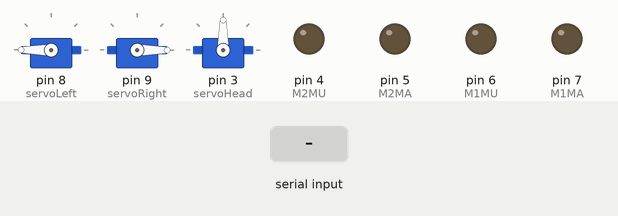
This sketch was run on a simulated Arduino Uno, built with avr-gcc and run on an emulated ATmega328P. On the bench: 3 × servo, output pins drawn as LEDs (lit = HIGH). The test bench sets the inputs (shaded band).

Above: at 1.2 s.
1.3 s: "1" received over the second serial link
At 1.7 s:
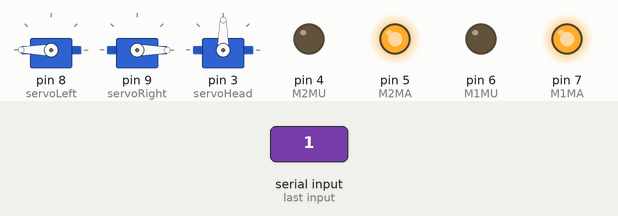
2.8 s: "4" received over the second serial link
At 4.0 s:
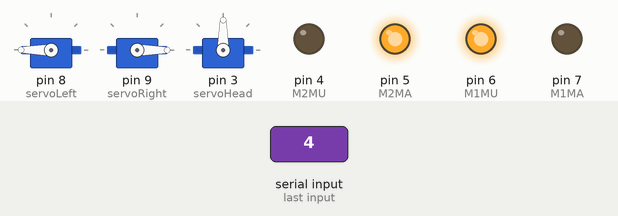
4.3 s: "3" received over the second serial link
At 5.5 s:
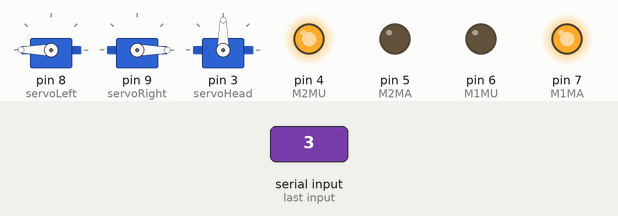
5.8 s: "2" received over the second serial link
At 6.6 s:
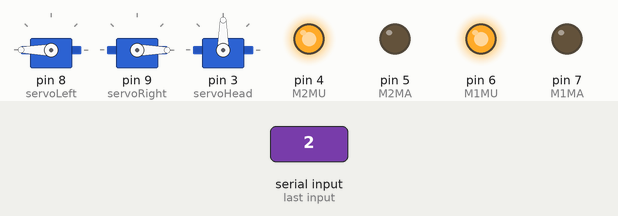
7.3 s: "5" received over the second serial link
At 8.5 s:
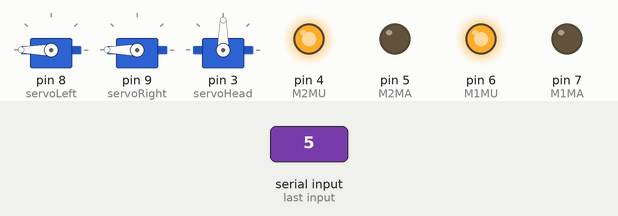
8.8 s: "0" received over the second serial link
At 9.8 s:
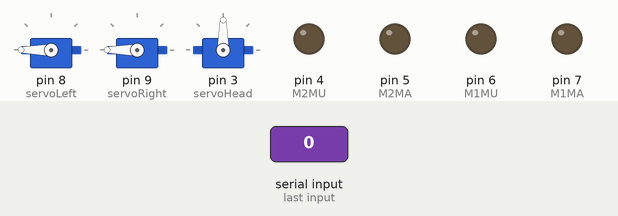
Timing chart, 0 to 11.3 s (numbered marks = the images above; inputs shaded):
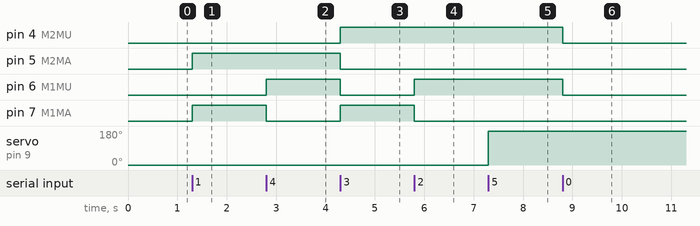

Measured:
- after the input at 1.3 s, pin 5 (M2MA), pin 7 (M1MA): LOW → HIGH at once
- after the input at 2.8 s, pin 6 (M1MU): LOW → HIGH at once; pin 7 (M1MA): HIGH → LOW at once
- after the input at 4.3 s, pin 4 (M2MU), pin 7 (M1MA): LOW → HIGH at once; pin 5 (M2MA), pin 6 (M1MU): HIGH → LOW at once
- after the input at 5.8 s, pin 6 (M1MU): LOW → HIGH at once; pin 7 (M1MA): HIGH → LOW at once
- after the input at 7.3 s, servo on pin 9 (servoRight): 0° → 180° at once
- after the input at 8.8 s, pin 4 (M2MU), pin 6 (M1MU): HIGH → LOW at once

The sketch:

MOBIL_ANDROID.ino
```cpp
#include <SoftwareSerial.h>
#include <Servo.h>

SoftwareSerial bluetooth(11,10);
Servo servoLeft;
Servo servoRight;
Servo servoHead;

int M1MA = 7;
int M1MU = 6;
int M2MA = 5;
int M2MU = 4;
void setup() {
  // put your setup code here, to run once:
Serial.begin(9600);
bluetooth.begin(9600);
servoLeft.attach(8);
servoRight.attach(9);
servoHead.attach(3);
 servoLeft.write(180);
 servoRight.write(0);
 servoHead.write(90);
pinMode (4,OUTPUT) ;
pinMode (5,OUTPUT) ;
pinMode (6,OUTPUT) ;
pinMode (7,OUTPUT) ;
}

void loop(){
  //iniserial();
 // inibluetooth();
  if (bluetooth.available()>0){
  char data=bluetooth.read();
  if (data=='1'){
  maju();
 //bluetooth.println("maju");

}else if(data=='4'){
  belokkanan();
   // bluetooth.println("belok kanan");
}else if(data=='3'){
  belokkiri();
  bluetooth.println("belok kiri");
}else if(data=='2'){
  mundur();
 bluetooth.println("mundur");
}else if(data=='0'){
  berhenti();
}else if(data=='5'){
  tangankanannaik();
}else if(data=='6'){
  tangankananturun();
}else if(data=='7'){
  tangankirinaik();
}else if(data=='8'){
  tangankiriturun();
}else if(data='a'){
  tangankanannaik();
  tangankirinaik();
}else if(data='b'){
  tangankananturun();
  tangankiriturun();
}else if(data='c'){
  maju();
  delay(1000);
  berhenti();
}else if(data='d'){
  mundur();
  delay(1000);
  berhenti();
}else if(data='e'){
  belokkanan();
  delay(500);
  berhenti();
 }else if(data='f'){
 belokkiri();
 delay(500);
 berhenti();
}else if(data=='g'){
  kepalakekanan();
}else if(data=='h'){
  kepalakekiri();
}else if(data=='i'){
  kepalaketengah();
}
}
}

void inibluetooth() {
  // put your main code here, to run repeatedly:


}
void iniserial() {
  // put your main code here, to run repeatedly:

 if (Serial.available()>0){
  char data=Serial.read();
  if (data=='1'){
  maju();
 //  bluetooth.println("maju");
}else if(data=='4'){
  belokkanan();

}else if(data=='3'){
  belokkiri();

}else if(data=='2'){
  mundur();

}else if(data=='0'){
  berhenti();
}else if(data=='5'){
  tangankanannaik();
}else if(data=='6'){
  tangankananturun();
}else if(data=='7'){
  tangankirinaik();
}else if(data=='8'){
  tangankiriturun();
}else if(data=='g'){
  kepalakekanan();
}else if(data=='h'){
  kepalakekiri();
}else if(data=='i'){
  kepalaketengah();
}
}
}
void maju(){
digitalWrite (M1MA,HIGH);
digitalWrite (M1MU,LOW);
digitalWrite (M2MA,HIGH);
digitalWrite (M2MU,LOW);
}
void belokkanan(){
digitalWrite (M1MA,LOW);
digitalWrite (M1MU,HIGH);
digitalWrite (M2MA,HIGH);
digitalWrite (M2MU,LOW);
}
void belokkiri(){
digitalWrite (M1MA,HIGH);
digitalWrite (M1MU,LOW);
digitalWrite (M2MA,LOW);
digitalWrite (M2MU,HIGH);

}
void mundur(){
digitalWrite (M1MA,LOW);
digitalWrite (M1MU,HIGH);
digitalWrite (M2MA,LOW);
digitalWrite (M2MU,HIGH);
}
void berhenti(){
digitalWrite (M1MA,LOW);
digitalWrite (M1MU,LOW);
digitalWrite (M2MA,LOW);
digitalWrite (M2MU,LOW);
}
void tangankanannaik(){
servoRight.write(180);
}

void tangankananturun(){
servoRight.write(0);
}

void tangankirinaik(){
servoLeft.write(0);
}
void tangankiriturun(){
servoLeft.write(180);
}

void kepalakekiri(){
servoHead.write(180);
}
void kepalakekanan(){
servoHead.write(0);
}
void kepalaketengah(){
servoHead.write(90);
}
```
